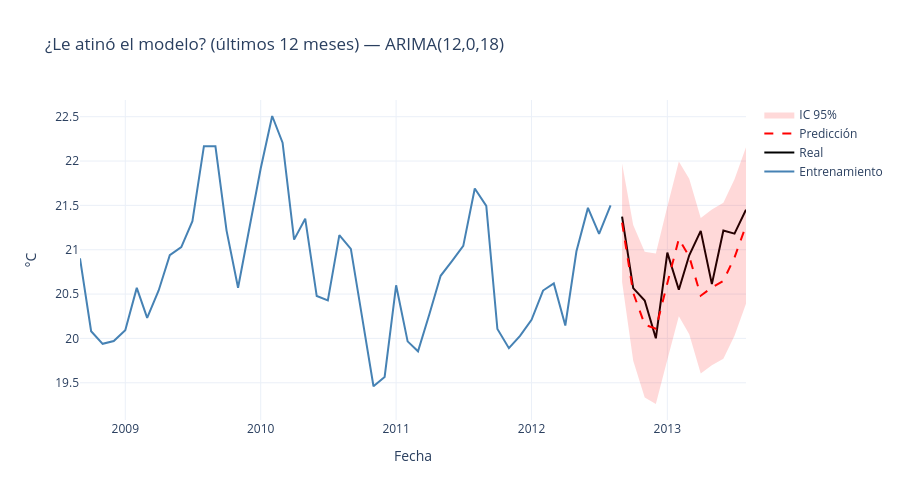

Notebook source saved alongside this figure:
### Code cell
# comparación real vs predicho con Plotly
import plotly.graph_objects as go

fechas_train = bog['FECHA'].iloc[-60:-12]
fechas_test  = bog['FECHA'].iloc[-12:]
ci = pred.conf_int()

fig = go.Figure()
# entrenamiento (últimos 48 meses antes del test)
fig.add_scatter(x=fechas_train, y=train.iloc[-48:], mode='lines',
                name='Entrenamiento', line=dict(color='steelblue'))
# valores reales escondidos
fig.add_scatter(x=fechas_test, y=test.values, mode='lines',
                name='Real', line=dict(color='black', width=2))
# predicción
fig.add_scatter(x=fechas_test, y=pred.predicted_mean.values, mode='lines',
                name='Predicción', line=dict(color='red', dash='dash'))
# banda IC 95% (límite inferior + superior con relleno)
fig.add_scatter(x=fechas_test, y=ci.iloc[:, 0], mode='lines',
                line=dict(width=0), showlegend=False, hoverinfo='skip')
fig.add_scatter(x=fechas_test, y=ci.iloc[:, 1], mode='lines',
                name='IC 95%', line=dict(width=0),
                fill='tonexty', fillcolor='rgba(255,0,0,0.15)')

fig.update_layout(
    title='¿Le atinó el modelo? (últimos 12 meses) — ARIMA(12,0,18)',
    xaxis_title='Fecha', yaxis_title='°C',
    template='plotly_white', width=900, height=500
)
fig.show()
print('La predicción (rojo) sigue a lo real (negro) dentro del IC 95%.')
